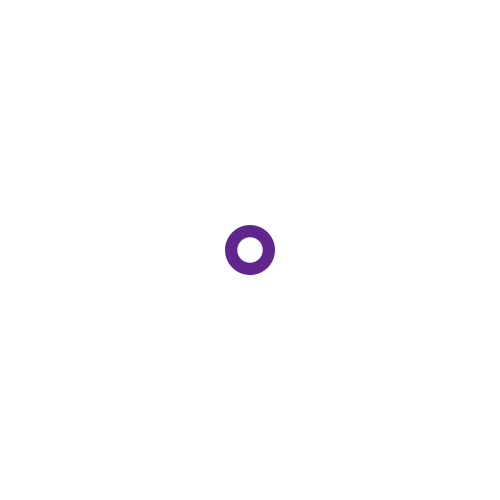
Frame 1 (no input)
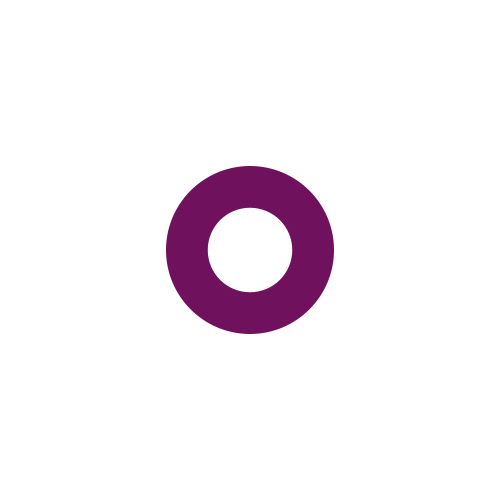
Frame 60 (the mouse pressed at the canvas centre just before this capture)
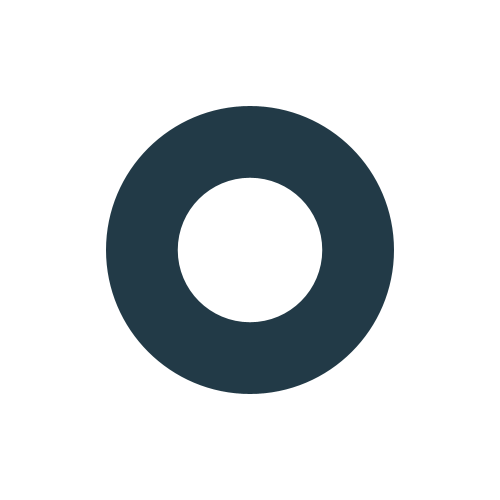
Frame 120 (the mouse held since frame 60 and released just before this capture)

The Processing sketch that drew these frames (run headless with seeded random() and noise(); from frame 60 on, the mouse is pressed at the canvas centre):

// Processing sketch: processing_26363
// ── processing_26363.pde

float x=50;//x value 
float y=50;//y value

void setup(){
size(500,500);
background(255);
}

void draw(){
  noStroke();
fill(random(150),random(150),random(150));
ellipse (width/2,height/2,x,y);
x = x+1;
y = y+1;
  noStroke();
fill(255);
ellipse (width/2,height/2,x/2,y/2);
x = x+1;
y = y+1;

}


void keyPressed () {

}
